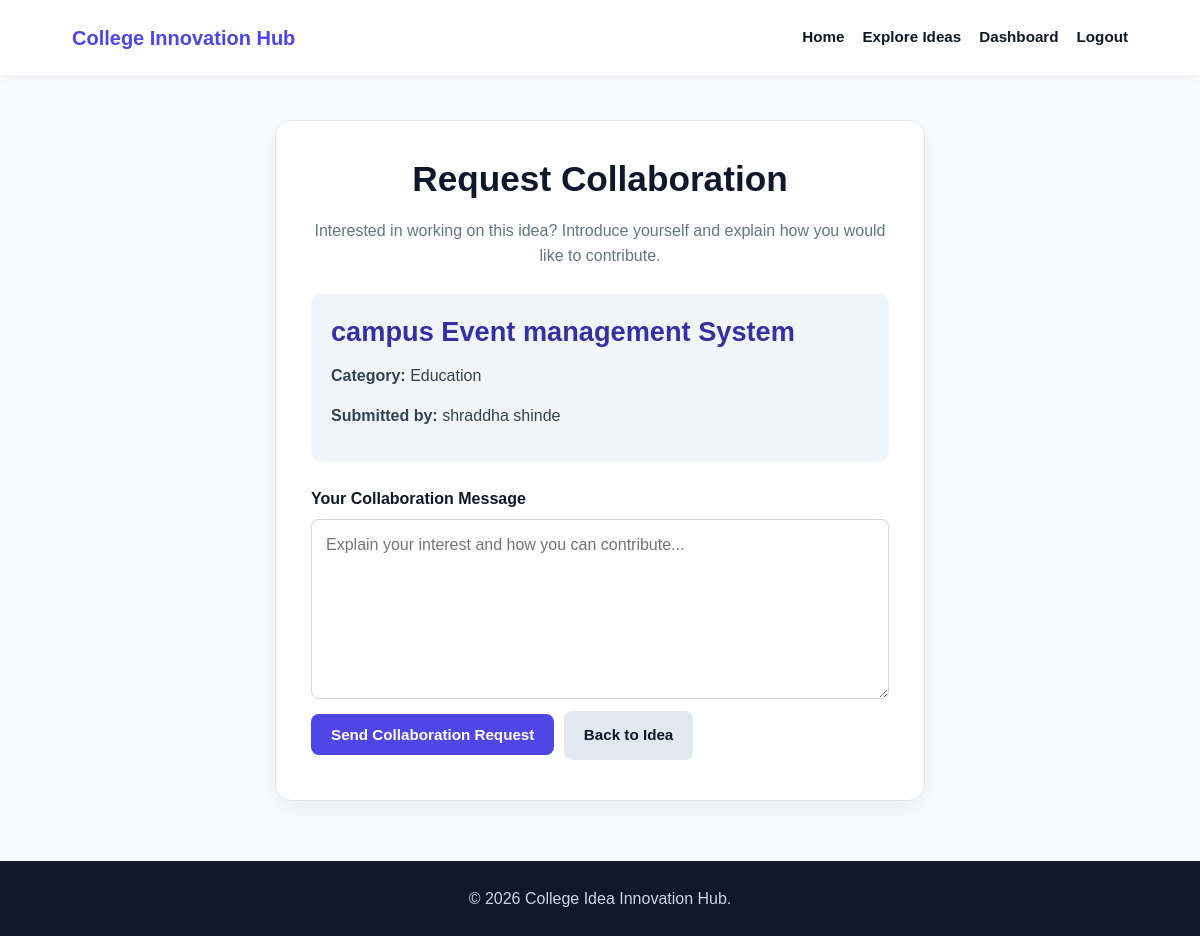
/ideas/1/collaboration (signed in), run on the app's committed database.
### tables this page shows
CREATE TABLE ideas (
            id INTEGER PRIMARY KEY AUTOINCREMENT,
            student_id INTEGER NOT NULL,
            title TEXT NOT NULL,
            category TEXT NOT NULL,
            problem TEXT NOT NULL,
            solution TEXT NOT NULL,
            description TEXT NOT NULL,
            status TEXT NOT NULL DEFAULT 'Pending',
            faculty_feedback TEXT DEFAULT '',
            created_at TIMESTAMP DEFAULT CURRENT_TIMESTAMP,
            FOREIGN KEY (student_id) REFERENCES users(id)
        );

CREATE TABLE users (
            id INTEGER PRIMARY KEY AUTOINCREMENT,
            name TEXT NOT NULL,
            email TEXT NOT NULL UNIQUE,
            password_hash TEXT NOT NULL,
            department TEXT NOT NULL DEFAULT '',
            role TEXT NOT NULL DEFAULT 'student',
            created_at TIMESTAMP DEFAULT CURRENT_TIMESTAMP
        );

### app.py (the view, shortened to what this page needs)
@app.route(
    "/ideas/<int:idea_id>/collaboration",
    methods=["GET", "POST"]
)
@student_required
def collaboration(idea_id):
    connection = get_db()
    idea = connection.execute("""
        SELECT
            ideas.*,
            users.name AS student_name,
            users.department AS student_department
        FROM ideas
        JOIN users ON ideas.student_id = users.id
        WHERE ideas.id = ?
        AND ideas.status = 'Approved'
    """, (idea_id,)).fetchone()
    if idea is None:
        connection.close()
        abort(404)
    connection.close()
    return render_template(
        "ideas/collaboration.html",
        idea=idea
    )

### app.py (called while the page is built)
def get_db():
    connection = sqlite3.connect(DATABASE)
    connection.row_factory = sqlite3.Row
    connection.execute("PRAGMA foreign_keys = ON")
    return connection

def login_required(view_function):
    @wraps(view_function)
    def wrapped_view(*args, **kwargs):
        if "user_id" not in session:
            flash("Please log in to continue.", "error")
            return redirect(url_for("login"))
        return view_function(*args, **kwargs)
    return wrapped_view

def student_required(view_function):
    @wraps(view_function)
    @login_required
    def wrapped_view(*args, **kwargs):
        if session.get("user_role") != "student":
            abort(403)
        return view_function(*args, **kwargs)
    return wrapped_view

### templates/ideas/collaboration.html (shortened to what this page needs)
<!DOCTYPE html>
<html lang="en">
<head>
    <link rel="stylesheet" href="/css/style.css">
    <link rel="stylesheet" href="/css/dashboard.css">
    <link rel="stylesheet" href="/css/responsive.css">
</head>
<body>
    <header class="navbar">
        <div class="logo">College Innovation Hub</div>
        <nav>
            <a href="{{ url_for('index') }}">Home</a>
            <a href="{{ url_for('ideas') }}">Explore Ideas</a>
            <a href="{{ url_for('student_dashboard') }}">Dashboard</a>
            <a href="{{ url_for('logout') }}">Logout</a>
        </nav>
    </header>
    <main class="form-container">
        <h1>Request Collaboration</h1>
        <p>
            Interested in working on this idea?
            Introduce yourself and explain how you would like to contribute.
        </p>
        <div class="idea-summary">
            <h2>{{ idea.title }}</h2>
            <p>
                <strong>Category:</strong>
                {{ idea.category }}
            </p>
            <p>
                <strong>Submitted by:</strong>
                {{ idea.student_name }}
            </p>
        </div>
        <form
            method="POST"
            action="{{ url_for('collaboration', idea_id=idea.id) }}"
            data-validate
        >
            <label for="message">Your Collaboration Message</label>
            <textarea
                id="message"
                name="message"
                rows="6"
                placeholder="Explain your interest and how you can contribute..."
                required
            ></textarea>
            <button type="submit" class="btn">
                Send Collaboration Request
            </button>
            <a
                href="{{ url_for('idea_details', idea_id=idea.id) }}"
                class="btn secondary-btn"
            >
                Back to Idea
            </a>
        </form>
    </main>
    <footer>
        <p>&copy; 2026 College Idea Innovation Hub.</p>
    </footer>
</body>
</html>

### data on the page
ideas: title "campus Event management System", category "Education"
users: student_name "shraddha shinde"
